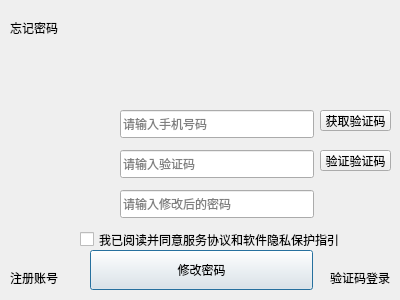
<?xml version="1.0" encoding="UTF-8"?>
<ui version="4.0">
 <class>ForgetPwdDialog</class>
 <widget class="QDialog" name="ForgetPwdDialog">
  <property name="geometry">
   <rect>
    <x>0</x>
    <y>0</y>
    <width>400</width>
    <height>300</height>
   </rect>
  </property>
  <property name="windowTitle">
   <string>Dialog</string>
  </property>
  <widget class="QCheckBox" name="agreeCheckBox">
   <property name="geometry">
    <rect>
     <x>80</x>
     <y>230</y>
     <width>261</width>
     <height>19</height>
    </rect>
   </property>
   <property name="text">
    <string>我已阅读并同意服务协议和软件隐私保护指引</string>
   </property>
  </widget>
  <widget class="QLineEdit" name="passwordEdit">
   <property name="geometry">
    <rect>
     <x>120</x>
     <y>150</y>
     <width>194</width>
     <height>28</height>
    </rect>
   </property>
   <property name="echoMode">
    <enum>QLineEdit::Password</enum>
   </property>
   <property name="placeholderText">
    <string>请输入验证码</string>
   </property>
  </widget>
  <widget class="QLabel" name="label_9">
   <property name="geometry">
    <rect>
     <x>330</x>
     <y>270</y>
     <width>72</width>
     <height>15</height>
    </rect>
   </property>
   <property name="text">
    <string>验证码登录</string>
   </property>
  </widget>
  <widget class="QPushButton" name="LoginButton">
   <property name="geometry">
    <rect>
     <x>90</x>
     <y>250</y>
     <width>223</width>
     <height>40</height>
    </rect>
   </property>
   <property name="text">
    <string>修改密码</string>
   </property>
  </widget>
  <widget class="QLabel" name="label">
   <property name="geometry">
    <rect>
     <x>170</x>
     <y>30</y>
     <width>67</width>
     <height>67</height>
    </rect>
   </property>
   <property name="styleSheet">
    <string notr="true">border-image: url(:/picture/C:/Users/yyc/Desktop/picture/avatar02.svg);</string>
   </property>
   <property name="text">
    <string/>
   </property>
  </widget>
  <widget class="QLabel" name="label_6">
   <property name="geometry">
    <rect>
     <x>90</x>
     <y>110</y>
     <width>22</width>
     <height>22</height>
    </rect>
   </property>
   <property name="styleSheet">
    <string notr="true">border-image: url(:/picture/C:/Users/yyc/Desktop/picture/user_line.svg);</string>
   </property>
   <property name="text">
    <string/>
   </property>
  </widget>
  <widget class="QLineEdit" name="confirmPasswordEdit">
   <property name="geometry">
    <rect>
     <x>120</x>
     <y>190</y>
     <width>194</width>
     <height>28</height>
    </rect>
   </property>
   <property name="echoMode">
    <enum>QLineEdit::Password</enum>
   </property>
   <property name="placeholderText">
    <string>请输入修改后的密码</string>
   </property>
  </widget>
  <widget class="QLabel" name="label_5">
   <property name="geometry">
    <rect>
     <x>380</x>
     <y>10</y>
     <width>16</width>
     <height>16</height>
    </rect>
   </property>
   <property name="styleSheet">
    <string notr="true">border-image: url(:/picture/C:/Users/yyc/Desktop/picture/close_line.svg);</string>
   </property>
   <property name="text">
    <string/>
   </property>
  </widget>
  <widget class="QLineEdit" name="phoneNumberEdit">
   <property name="geometry">
    <rect>
     <x>120</x>
     <y>110</y>
     <width>194</width>
     <height>28</height>
    </rect>
   </property>
   <property name="inputMask">
    <string/>
   </property>
   <property name="text">
    <string/>
   </property>
   <property name="placeholderText">
    <string>请输入手机号码</string>
   </property>
  </widget>
  <widget class="QLabel" name="label_8">
   <property name="geometry">
    <rect>
     <x>10</x>
     <y>270</y>
     <width>72</width>
     <height>15</height>
    </rect>
   </property>
   <property name="text">
    <string>注册账号</string>
   </property>
  </widget>
  <widget class="QLabel" name="label_2">
   <property name="geometry">
    <rect>
     <x>90</x>
     <y>150</y>
     <width>22</width>
     <height>22</height>
    </rect>
   </property>
   <property name="styleSheet">
    <string notr="true">border-image: url(:/picture/C:/Users/yyc/Desktop/picture/lock_line.svg);</string>
   </property>
   <property name="text">
    <string/>
   </property>
  </widget>
  <widget class="QLabel" name="label_4">
   <property name="geometry">
    <rect>
     <x>360</x>
     <y>10</y>
     <width>16</width>
     <height>16</height>
    </rect>
   </property>
   <property name="styleSheet">
    <string notr="true">border-image: url(:/picture/C:/Users/yyc/Desktop/picture/fullscreen_arrow_exit_line.svg);</string>
   </property>
   <property name="text">
    <string/>
   </property>
  </widget>
  <widget class="QLabel" name="label_7">
   <property name="geometry">
    <rect>
     <x>10</x>
     <y>20</y>
     <width>72</width>
     <height>15</height>
    </rect>
   </property>
   <property name="text">
    <string>忘记密码</string>
   </property>
   <property name="textFormat">
    <enum>Qt::MarkdownText</enum>
   </property>
  </widget>
  <widget class="QLabel" name="label_3">
   <property name="geometry">
    <rect>
     <x>90</x>
     <y>190</y>
     <width>22</width>
     <height>22</height>
    </rect>
   </property>
   <property name="styleSheet">
    <string notr="true">border-image: url(:/picture/C:/Users/yyc/Desktop/picture/message.svg);</string>
   </property>
   <property name="text">
    <string/>
   </property>
  </widget>
  <widget class="QToolButton" name="toolButton">
   <property name="geometry">
    <rect>
     <x>320</x>
     <y>110</y>
     <width>71</width>
     <height>21</height>
    </rect>
   </property>
   <property name="text">
    <string>获取验证码</string>
   </property>
  </widget>
  <widget class="QToolButton" name="toolButton_2">
   <property name="geometry">
    <rect>
     <x>320</x>
     <y>150</y>
     <width>71</width>
     <height>21</height>
    </rect>
   </property>
   <property name="text">
    <string>验证验证码</string>
   </property>
  </widget>
 </widget>
 <resources/>
 <connections/>
</ui>
